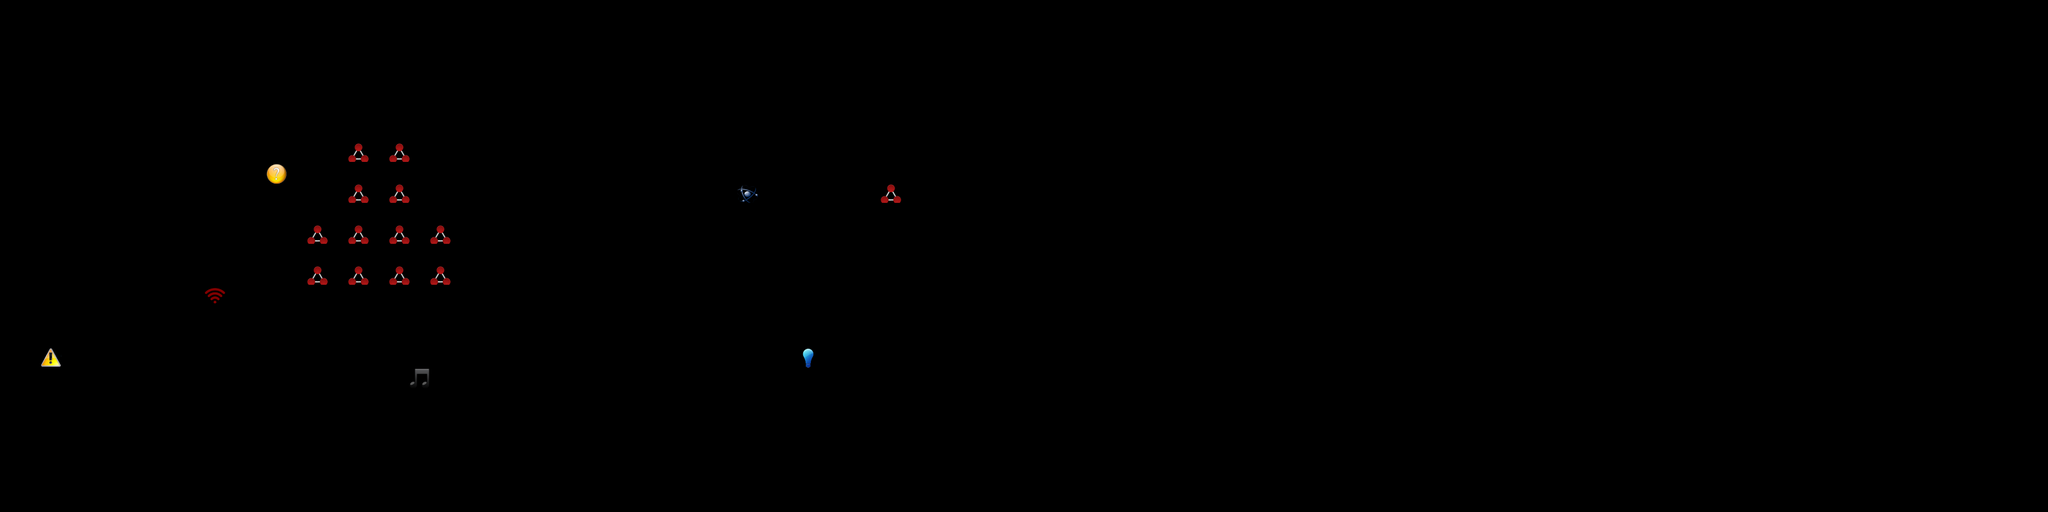

Rendered tile map (Tiled .tmx) drawn with the repository's tilesets; below, a short description and the map source with its tile grids summarised:
An orthogonal 100x25 tile map with 32x32 px tiles, 1 tile layer (tiles) and 1 object.

<map version="1.0" orientation="orthogonal" renderorder="right-down" width="100" height="25" tilewidth="32" tileheight="32" nextobjectid="6">
 <tileset firstgid="1" name="tiles1" tilewidth="32" tileheight="32">
  <image source="../tiles/tiles1.png" trans="ff00ff" width="320" height="320" />
 </tileset>
 <imagelayer name="background">
  <image source="../levels/level1.png" />
 </imagelayer>
 <layer name="tiles" width="100" height="25">
  <data>[2500 cells, 19 non-empty, 7 distinct tile ids]</data>
 </layer>
 <objectgroup name="collisions">
  <object id="5" x="1" y="614">
   <polyline points="0,0 41,6 974,2 1030,-17 2355,-18 2423,84 0,62 0,6" />
  </object>
 </objectgroup>
</map>
